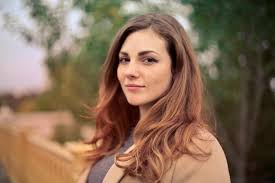
#> input picture Sem V/CV Lab/Lab 05/human.jpeg, 275 x 183 px
$ python Q2.py
#> lines starting #> are read from the running program, lines starting #| are printed output that depends on the picture; after the words box and inside, x2 and y2 are one past the last pixel; in counts of white or black regions, pixels touching at a corner belong together
import cv2
import numpy as np
import matplotlib.pyplot as plt

def compute_dp(img, nsc, k=1.2):
    py = [img]
    sigma = 1.0  # Initial sigma
    for _ in range(nsc - 1):
        sigma *= k
        img_blurred = cv2.GaussianBlur(img, (0, 0), sigma)
        py.append(img_blurred)

    dp = [py[i+1] - py[i] for i in range(len(py) - 1)]
    return dp

def detect_kp(dp, thrs=0.03):
    kp = []
    for i, dog in enumerate(dp):
        mask = np.abs(dog) > thrs * np.max(np.abs(dog))
        kp.extend([(i, x, y) for x, y in zip(*np.nonzero(mask))])
    return kp

def extract(img, kp, ps=16):
    descs = []
    half = ps // 2

    for si, x, y in kp:
        sc = 1.2 ** si
        patch = img[max(0, int(x - half)):int(x + half),
                      max(0, int(y - half)):int(y + half)]

        if patch.shape[0] < ps or patch.shape[1] < ps:
            continue

        patch = cv2.resize(patch, (ps, ps))
        patch = patch.astype(np.float32)
        desc = patch.flatten()
        desc /= np.linalg.norm(desc)
        descs.append(desc)

    return np.array(descs)

def draw_keypoints(img, kp):
    img_kp = cv2.cvtColor(img, cv2.COLOR_GRAY2BGR)
    for si, x, y in kp:
        cv2.circle(img_kp, (int(y), int(x)), 4, (0, 255, 0), -1)
        cv2.putText(img_kp, f'{si}', (int(y), int(x) - 10), cv2.FONT_HERSHEY_SIMPLEX, 0.4, (0, 255, 0), 1)
    return img_kp

def main():
    img_path = 'human.jpeg'
    img = cv2.imread(img_path, cv2.IMREAD_GRAYSCALE)
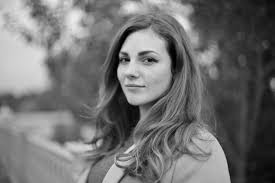
#> img: shape (183, 275); min 0, max 237, mean 113

    dp = compute_dp(img, nsc=3)
#> the loop in compute_dp, `for _ in range(nsc - 1):` made 2 passes
#> pass 1, in compute_dp, `img_blurred = cv2.GaussianBlur(img, (0, 0), sigma)`:
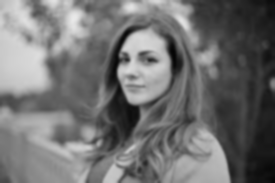
#> img_blurred: shape (183, 275); min 3, max 233, mean 113
#> after the loop in compute_dp, `for _ in range(nsc - 1):`: py = 3 items; sigma = 1.44
#> in compute_dp, `dp = [py[i+1] - py[i] for i in range(len(py) - 1)]`: dp = 2 items
#> dp = 2 items
    kp = detect_kp(dp)
#> the loop in detect_kp, `for i, dog in enumerate(dp):` made 2 passes
#> pass 1, in detect_kp, `mask = np.abs(dog) > thrs * np.max(np.abs(dog))`:
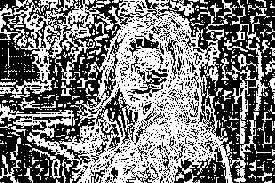
#> mask: shape (183, 275) bool; 48.1% white in thin lines or dots
#> pass 2, in detect_kp, `mask = np.abs(dog) > thrs * np.max(np.abs(dog))`:
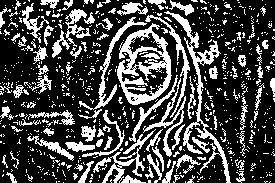
#> mask: shape (183, 275) bool; 28.2% white; 720 white regions (628 under 20 px), largest, box (x1, y1, x2, y2) and area: (117, 23, 172, 105) 1854, (164, 11, 231, 183) 1404, (93, 129, 156, 183) 653
#> after the loop in detect_kp, `for i, dog in enumerate(dp):`: kp = 38436 items
#> kp = 38436 items

    dc = extract(img, kp)
#> the loop in extract, `for si, x, y in kp:` made 38436 passes
#> y on passes 1 to 3: 16, 17, 25
#> after the loop in extract, `for si, x, y in kp:`: descs = 34399 items

    img_kp = draw_keypoints(img, kp)
#> the loop in draw_keypoints, `for si, x, y in kp:` made 38436 passes
#> after the loop in draw_keypoints, `for si, x, y in kp:`:
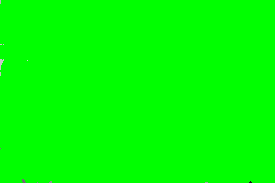
#> img_kp: shape (183, 275, 3); mean B, G, R 0.2, 254.9, 0.2

    plt.imshow(cv2.cvtColor(img_kp, cv2.COLOR_BGR2RGB))
    plt.title('Keypoints detected manually')
    plt.axis('off')
    plt.show()

    print(f"Custom Descriptors: {dc.shape}")
#| Custom Descriptors: (34399, 256)

if __name__ == "__main__":
    main()
